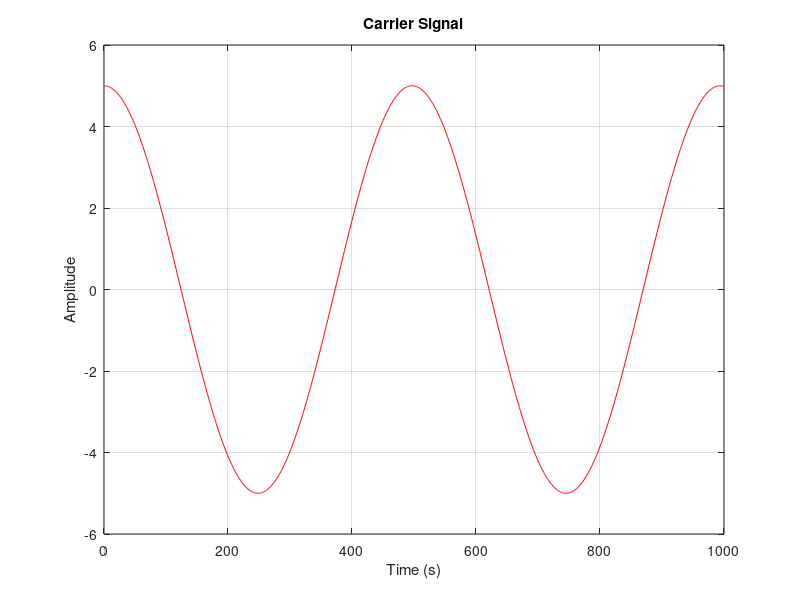

Here is the MATLAB script that generated this plot: (Note: this script raises an error after producing the figure.)
pi = 22/7;

Ec = input('Enter the carrier signal amplitude (Ec): ');
Em = input('Enter the message signal amplitude (Em): ');
fc = input('Enter the carrier signal frequency (fc) in Hz: ');
fm = input('Enter the message signal frequency (fm) in Hz: ');

wc = 2 * pi * fc;
wm = 2 * pi * fm; 

t = 1:1000;
m= Em/Ec;

ec = Ec * cos(wc * t);

em = Em*cos(wm * t);

eam = Ec * (1 + (m * cos(wm * t))) .* cos(wc * t);

figure;
plot(t, ec, 'r');
title('Carrier Signal');
xlabel('Time (s)');
ylabel('Amplitude');
grid on;
set(gca, 'XTick', 0:1:max(time));


figure;
plot(t, eam, 'b');
title('Amplitude Modulated Signal');
xlabel('Time (s)');
ylabel('Amplitude');
grid on;
set(gca, 'XTick', 0:1:max(time));


figure;
plot(t, em, 'g');
title('Modulating Signal');
xlabel('Time (s)');
ylabel('Amplitude');
grid on;
set(gca, 'XTick', 0:1:max(time));
